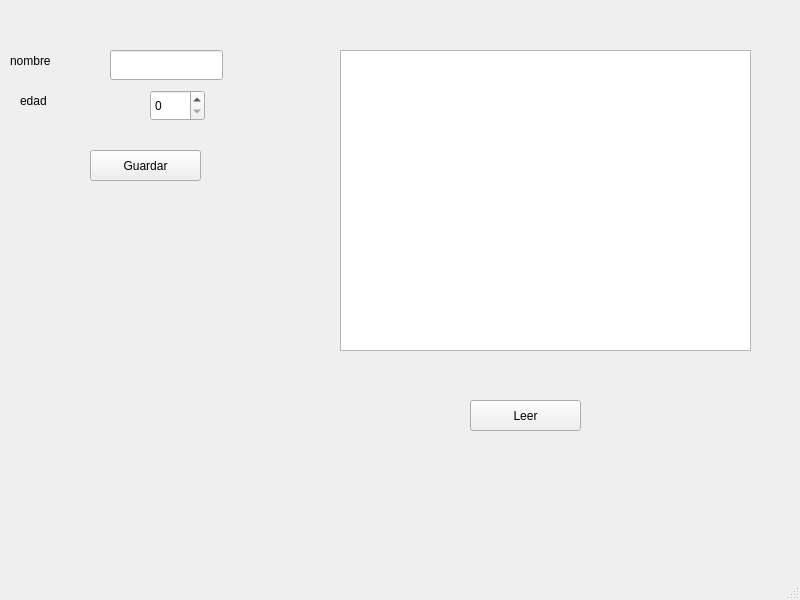
<?xml version="1.0" encoding="UTF-8"?>
<ui version="4.0">
 <class>MainWindow</class>
 <widget class="QMainWindow" name="MainWindow">
  <property name="geometry">
   <rect>
    <x>0</x>
    <y>0</y>
    <width>800</width>
    <height>600</height>
   </rect>
  </property>
  <property name="windowTitle">
   <string>MainWindow</string>
  </property>
  <widget class="QWidget" name="centralwidget">
   <widget class="QPushButton" name="pushButton">
    <property name="geometry">
     <rect>
      <x>90</x>
      <y>150</y>
      <width>111</width>
      <height>31</height>
     </rect>
    </property>
    <property name="text">
     <string>Guardar</string>
    </property>
   </widget>
   <widget class="QLineEdit" name="lineEdit">
    <property name="geometry">
     <rect>
      <x>110</x>
      <y>50</y>
      <width>113</width>
      <height>30</height>
     </rect>
    </property>
   </widget>
   <widget class="QSpinBox" name="spinBox">
    <property name="geometry">
     <rect>
      <x>150</x>
      <y>90</y>
      <width>55</width>
      <height>31</height>
     </rect>
    </property>
   </widget>
   <widget class="QPlainTextEdit" name="plainTextEdit">
    <property name="geometry">
     <rect>
      <x>340</x>
      <y>50</y>
      <width>411</width>
      <height>301</height>
     </rect>
    </property>
   </widget>
   <widget class="QPushButton" name="pushButton_2">
    <property name="geometry">
     <rect>
      <x>470</x>
      <y>400</y>
      <width>111</width>
      <height>31</height>
     </rect>
    </property>
    <property name="text">
     <string>Leer</string>
    </property>
   </widget>
   <widget class="QLabel" name="label">
    <property name="geometry">
     <rect>
      <x>10</x>
      <y>50</y>
      <width>85</width>
      <height>22</height>
     </rect>
    </property>
    <property name="text">
     <string>nombre</string>
    </property>
   </widget>
   <widget class="QLabel" name="label_2">
    <property name="geometry">
     <rect>
      <x>20</x>
      <y>90</y>
      <width>85</width>
      <height>22</height>
     </rect>
    </property>
    <property name="text">
     <string>edad</string>
    </property>
   </widget>
  </widget>
  <widget class="QMenuBar" name="menubar">
   <property name="geometry">
    <rect>
     <x>0</x>
     <y>0</y>
     <width>800</width>
     <height>27</height>
    </rect>
   </property>
  </widget>
  <widget class="QStatusBar" name="statusbar"/>
 </widget>
 <resources/>
 <connections/>
</ui>
